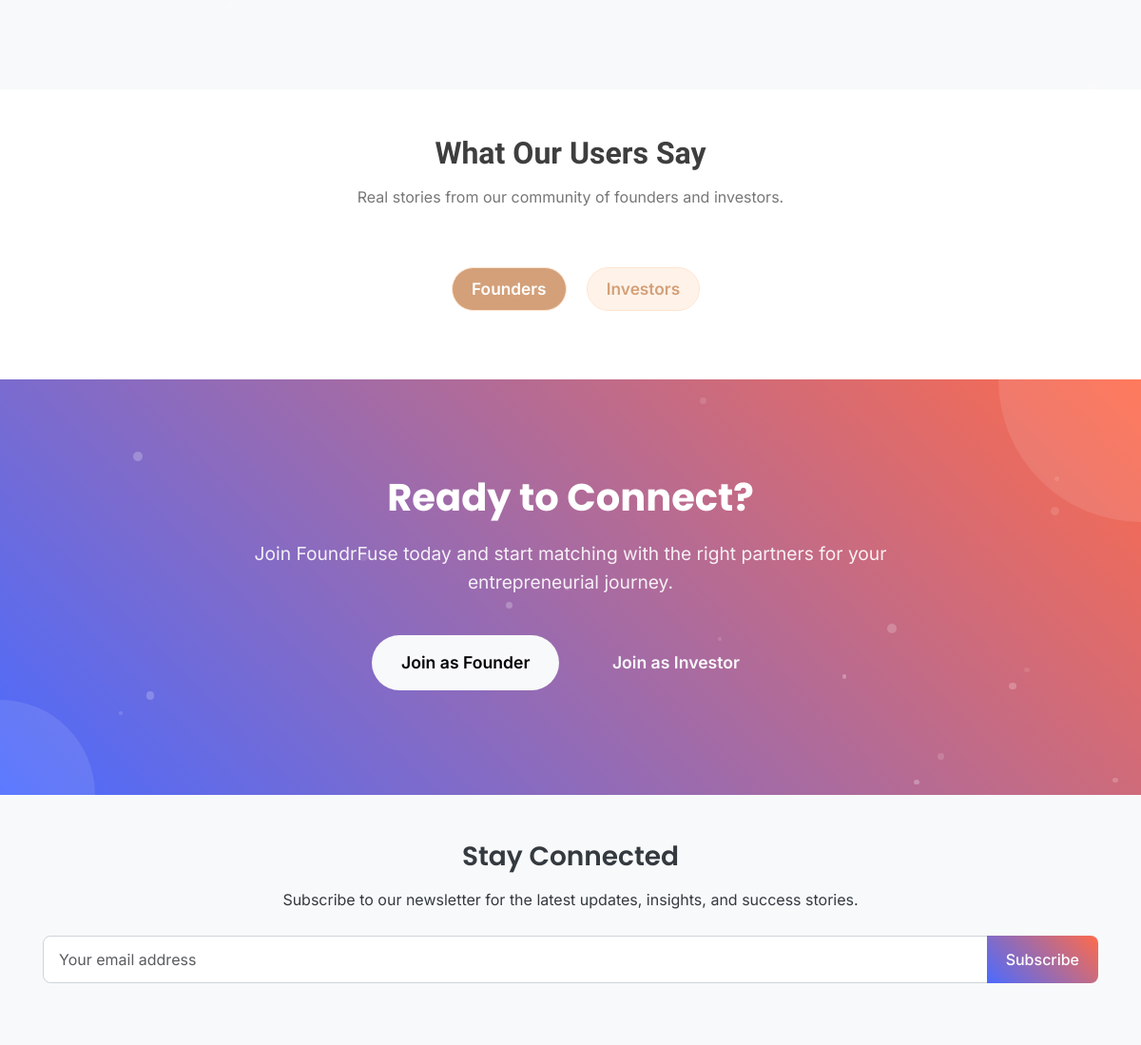
The app's page / (middle part), older data.
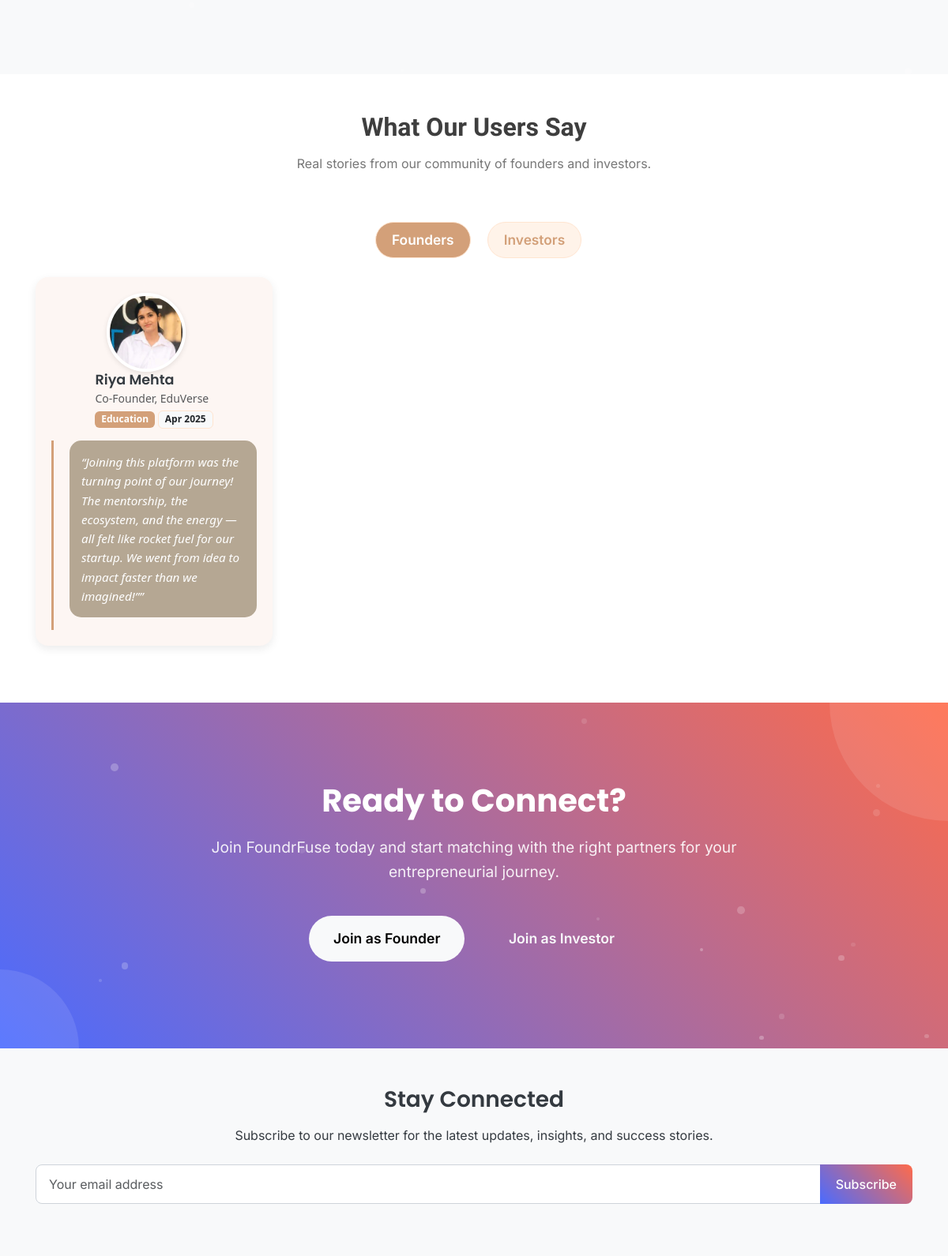
The same page, newer data.
### core/models.py (models this page shows, shortened)
class Testimonial(models.Model):
    USER_TYPE_CHOICES = (
        ('founder', 'Founder'),
        ('investor', 'Investor'),
    )
    name = models.CharField(
        max_length=100,
        help_text="Full name of the person giving the testimonial."
    )
    role = models.CharField(
        max_length=100,
        blank=True,
        help_text="Their role or title (e.g., CEO, Angel Investor)."
    )
    company = models.CharField(
        max_length=100,
        blank=True,
        help_text="Their company or organization (optional)."
    )
    text = models.TextField(
        help_text="The testimonial text (what the user says about FoundrFuse)."
    )
    user_type = models.CharField(
        max_length=10,
        choices=USER_TYPE_CHOICES,
        help_text="Is this testimonial from a Founder or an Investor?"
    )
    category = models.CharField(
        max_length=100,
        blank=True,
        help_text="Industry or category (e.g., Tech, Healthcare)."
    )
    date = models.DateField(
        help_text="Date when the testimonial was given."
    )
    avatar = models.ImageField(
        upload_to='testimonials/',
        blank=True,
        null=True,
        help_text="Optional: Upload a profile photo for this testimonial."
    )
    class Meta:
        ordering = ['-date']
        verbose_name = "Testimonial"
        verbose_name_plural = "Testimonials"

### core/views.py (the view)
# urls.py: path('', views.home, name='home'),
def home(request):
    testimonials = Testimonial.objects.all()
    featured_blogs = Blog.objects.filter(is_featured=True, is_published=True).order_by('-created_at')[:3]
    return render(request, 'core/home.html', {
        'title': 'Home',
        'featured_blogs': featured_blogs,
        'testimonials': testimonials,
    })

### core/context_processors.py (called while the page is built)
def site_settings(request):
    try:
        site_settings = SiteSettings.objects.first()
        if not site_settings:
            site_settings = SiteSettings.objects.create()
    except Exception:
        site_settings = None
    return {
        'site_settings': site_settings
    }

### templates/core/home.html (shortened to what this page needs)
{% extends 'base.html' %}
{% load static %}
{% block extra_css %}
<link rel="stylesheet" href="{% static 'css/home.css' %}">
{% endblock %}
{% block content %}
<section class="how-it-works">
    <div class="how-it-works-shapes">
        <div class="how-shape how-shape-2"></div>
    </div>
</section>
<section class="testimonials py-5">
    <div class="container">
        <div class="section-title">
            <h2 class="animated-on-scroll fade-in">What Our Users Say</h2>
            <p class="animated-on-scroll fade-in delay-100">Real stories from our community of founders and investors.</p>
        </div>
        <ul class="nav nav-pills justify-content-center mb-4" id="testimonialTabs" role="tablist">
            <li class="nav-item" role="presentation">
                <button class="nav-link active" id="founder-tab" data-bs-toggle="pill" data-bs-target="#founder-testimonials" type="button" role="tab">
                    Founders
                </button>
            </li>
            <li class="nav-item" role="presentation">
                <button class="nav-link" id="investor-tab" data-bs-toggle="pill" data-bs-target="#investor-testimonials" type="button" role="tab">
                    Investors
                </button>
            </li>
        </ul>
        <div class="tab-content" id="testimonialTabsContent">
            <div class="tab-pane fade show active" id="founder-testimonials" role="tabpanel">
                <div class="row">
                    {% for t in testimonials %}
                        {% if t.user_type == 'founder' %}
                        <div class="col-lg-6 mb-4">
                            <div class="testimonial-pro-card">
                                <div class="testimonial-pro-header">
                                    {% if t.avatar %}
                                        <img src="{{ t.avatar.url }}" class="testimonial-pro-avatar" alt="{{ t.name }}">
                                    {% else %}
                                        <div class="testimonial-pro-avatar initials">{{ t.name|slice:":2"|upper }}</div>
                                    {% endif %}
                                    <div>
                                        <h5 class="mb-0">{{ t.name }}</h5>
                                        <small class="text-muted">{{ t.role }}{% if t.company %}, {{ t.company }}{% endif %}</small>
                                        <div>
                                            <span class="badge bg-primary">{{ t.category }}</span>
                                            <span class="badge bg-light text-dark">{{ t.date|date:"M Y" }}</span>
                                        </div>
                                    </div>
                                </div>
                                <div class="testimonial-pro-body">
                                    <p class="testimonial-pro-text">“{{ t.text }}”</p>
                                </div>
                            </div>
                        </div>
                        {% endif %}
                    {% endfor %}
                </div>
            </div>
        </div>
    </div>
</section>
<section class="cta-section">
    <div class="cta-shapes">
        <div class="cta-shape cta-shape-1"></div>
        <div class="cta-shape cta-shape-2"></div>
    </div>
    <div class="container">
        <div class="cta-content">
            <h2 class="cta-title animated-on-scroll fade-in">Ready to Connect?</h2>
            <p class="cta-text animated-on-scroll fade-in delay-100">Join FoundrFuse today and start matching with the right partners for your entrepreneurial journey.</p>
            <div class="cta-buttons animated-on-scroll fade-in delay-200">
                <a href="{% url 'accounts:register' %}?user_type=founder" class="btn btn-light">Join as Founder</a>
                <a href="{% url 'accounts:register' %}?user_type=investor" class="btn btn-outline-light">Join as Investor</a>
            </div>
        </div>
    </div>
</section>
<section class="newsletter py-5 bg-light">
    <div class="container">
        <div class="row justify-content-center">
            <div class="col-lg-6 text-center">
                <h3 class="mb-3 animated-on-scroll fade-in">Stay Connected</h3>
                <p class="mb-4 animated-on-scroll fade-in delay-100">Subscribe to our newsletter for the latest updates, insights, and success stories.</p>
                <form action="{% url 'core:newsletter_signup' %}" method="post" class="newsletter-form animated-on-scroll fade-in delay-200">
                    <div class="input-group mb-3">
                        <input type="email" name="email" class="form-control" placeholder="Your email address" required>
                        <button class="btn btn-primary" type="submit">Subscribe</button>
                    </div>
                </form>
            </div>
        </div>
    </div>
</section>
{% endblock %}

### templates/base.html (shortened to what this page needs)
<!DOCTYPE html>
{% load static %}
<html lang="en">
<head>
    <link href="https://cdn.jsdelivr.net/npm/bootstrap@5.3.0-alpha1/dist/css/bootstrap.min.css" rel="stylesheet">
    <link rel="stylesheet" href="https://cdnjs.cloudflare.com/ajax/libs/font-awesome/6.0.0/css/all.min.css">
    <link rel="stylesheet" href="{% static 'css/style.css' %}">
    <link rel="stylesheet" href="{% static 'css/animations.css' %}">
    <link rel="stylesheet" href="{% static 'css/graphics.css' %}">
    {% block extra_css %}{% endblock %}
</head>
<body>
    {% block content %}{% endblock %}
</body>
</html>

### static/css/style.css (style rules this page uses)
:root { --primary-color: #4a6bff; --primary-dark: #3a53c5; --primary-light: #829fff; --secondary-color: #ff6b4a; --secondary-dark: #d24e30; --secondary-light: #ff8d73; --investor-color: #4aeaff; --founder-color: #c04aff; --success-color: #32d296; --warning-color: #faa05a; --danger-color: #f0506e; --neutral-100: #f8f9fa; --neutral-200: #e9ecef; --neutral-300: #dee2e6; --neutral-400: #ced4da; --neutral-500: #adb5bd; --neutral-600: #6c757d; --neutral-700: #495057; --neutral-800: #343a40; --neutral-900: #212529; --font-primary: 'Inter', -apple-system, BlinkMacSystemFont, 'Segoe UI', Roboto, Oxygen, Ubuntu, Cantarell, 'Open Sans', 'Helvetica Neue', sans-serif; --font-heading: 'Poppins', -apple-system, BlinkMacSystemFont, 'Segoe UI', Roboto, Oxygen, Ubuntu, Cantarell, 'Open Sans', 'Helvetica Neue', sans-serif; --border-radius: 0.5rem; --box-shadow: 0 4px 6px rgba(0, 0, 0, 0.1); --transition-quick: all 0.2s ease; --transition-normal: all 0.3s ease; }
html, body { font-family: var(--font-primary); font-size: 16px; line-height: 1.6; color: var(--neutral-800); background-color: var(--neutral-100); margin: 0; padding: 0; min-height: 100vh; overflow-x: hidden; padding-top: 30px; }
h1, h2, h3, h4, h5, h6 { font-family: var(--font-heading); font-weight: 600; margin-top: 0; margin-bottom: 1rem; line-height: 1.2; }
h2 { font-size: 2rem; }
h3 { font-size: 1.75rem; }
h5 { font-size: 1.25rem; }
a { color: var(--primary-color); text-decoration: none; transition: var(--transition-quick); }
p { margin-top: 0; margin-bottom: 1rem; }
.container { width: 100%; max-width: 1140px; margin-right: auto; margin-left: auto; padding-right: 15px; padding-left: 15px; }
.btn { display: inline-block; font-weight: 500; text-align: center; white-space: nowrap; vertical-align: middle; user-select: none; border: 1px solid transparent; padding: 0.75rem 1.5rem; font-size: 1rem; line-height: 1.5; border-radius: var(--border-radius); transition: var(--transition-normal); cursor: pointer; }
.btn-primary { background-color: var(--primary-color); color: white; border-color: var(--primary-color); }
.form-control { display: block; width: 100%; padding: 0.75rem 1rem; font-size: 1rem; line-height: 1.5; color: var(--neutral-800); background-color: #fff; background-clip: padding-box; border: 1px solid var(--neutral-400); border-radius: var(--border-radius); transition: var(--transition-normal); }
.row { display: flex; flex-wrap: wrap; margin-right: -15px; margin-left: -15px; }
.col, .col-1, .col-2, .col-3, .col-4, .col-5, .col-6, .col-7, .col-8, .col-9, .col-10, .col-11, .col-12, .col-md-1, .col-md-2, .col-md-3, .col-md-4, .col-md-5, .col-md-6, .col-md-7, .col-md-8, .col-md-9, .col-md-10, .col-md-11, .col-md-12, .col-lg-1, .col-lg-2, .col-lg-3, .col-lg-4, .col-lg-5, .col-lg-6, .col-lg-7, .col-lg-8, .col-lg-9, .col-lg-10, .col-lg-11, .col-lg-12 { position: relative; width: 100%; padding-right: 15px; padding-left: 15px; }
.text-center { text-align: center; }
.text-muted { color: var(--neutral-600); }
.bg-light { background-color: var(--neutral-100); }
.bg-primary { background-color: var(--primary-color); color: white; }
.mb-0 { margin-bottom: 0 !important; }
.mb-3 { margin-bottom: 1rem !important; }
.mb-4 { margin-bottom: 1.5rem !important; }
.justify-content-center { justify-content: center !important; }
.nav-item { margin-left: 0.7rem; }
.nav-link { position: relative; font-weight: 600; font-size: 1.08rem; color: #343a40; padding: 0.7rem 0.8rem; margin: 0 0.2rem; border-radius: 12px; transition: color 0.25s cubic-bezier(.4,2,.6,1), background 0.25s cubic-bezier(.4,2,.6,1), box-shadow 0.25s cubic-bezier(.4,2,.6,1), transform 0.18s cubic-bezier(.4,2,.6,1); overflow: hidden; z-index: 1; display: flex; align-items: center; gap: 0.4em; }
.btn-primary { background: linear-gradient(45deg, var(--primary-color), var(--secondary-color)); border: none; padding: 10px 20px; border-radius: 8px; transition: all 0.3s ease; }
.nav-link:hover, .nav-link.active { background: none; color: #4a6bff !important; box-shadow: none; }

### static/css/animations.css (style rules this page uses)
.fade-in { animation: fadeIn 0.5s ease-in-out; }
.delay-100 { animation-delay: 0.1s; }
.delay-200 { animation-delay: 0.2s; }

Row changes from the older to the newer data that the page shows:
added Testimonial: avatar (picture), name "Riya Mehta", role "Co-Founder", company "EduVerse", category "Education", date "Apr 2025", text "Joining this platform was the turning point of our journey! The mentorship, the ecosystem, and the energy — all felt like rocket fuel for our startup. We went from idea to impact faster than we imagined!”"
